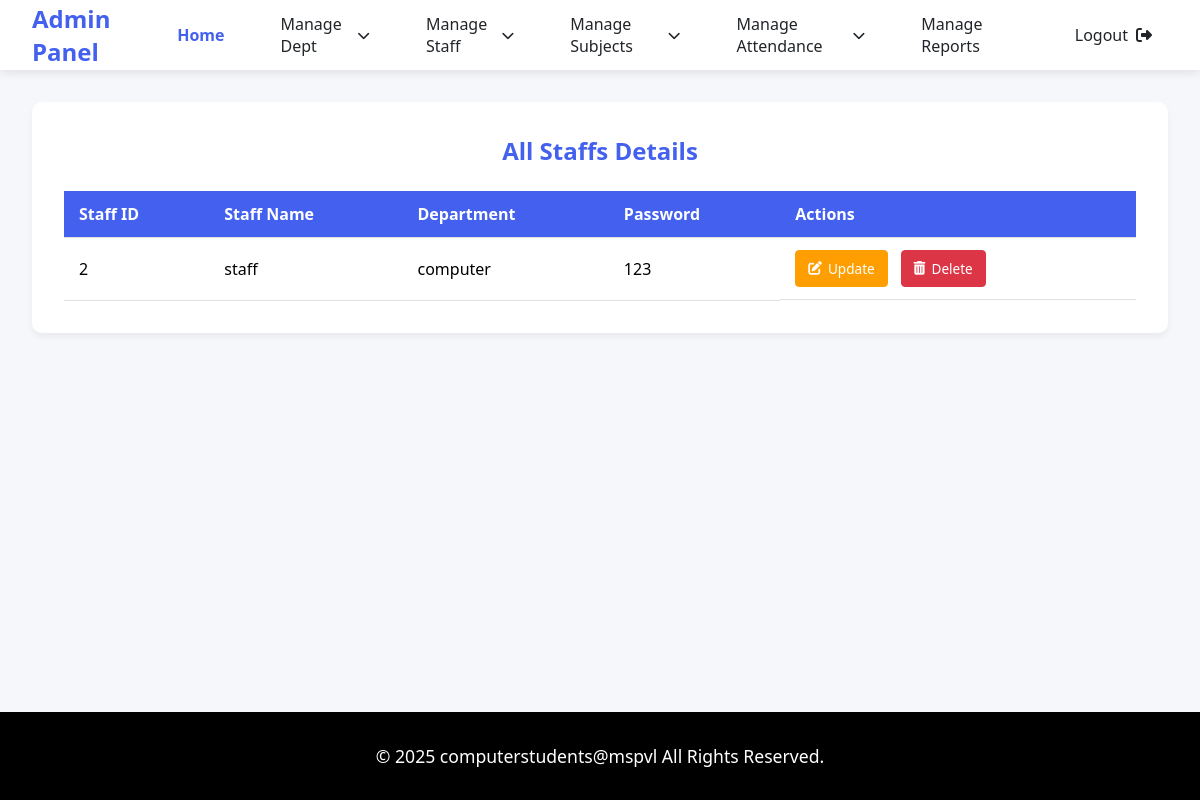
/view_staff, run on an earlier commit of the app's database.
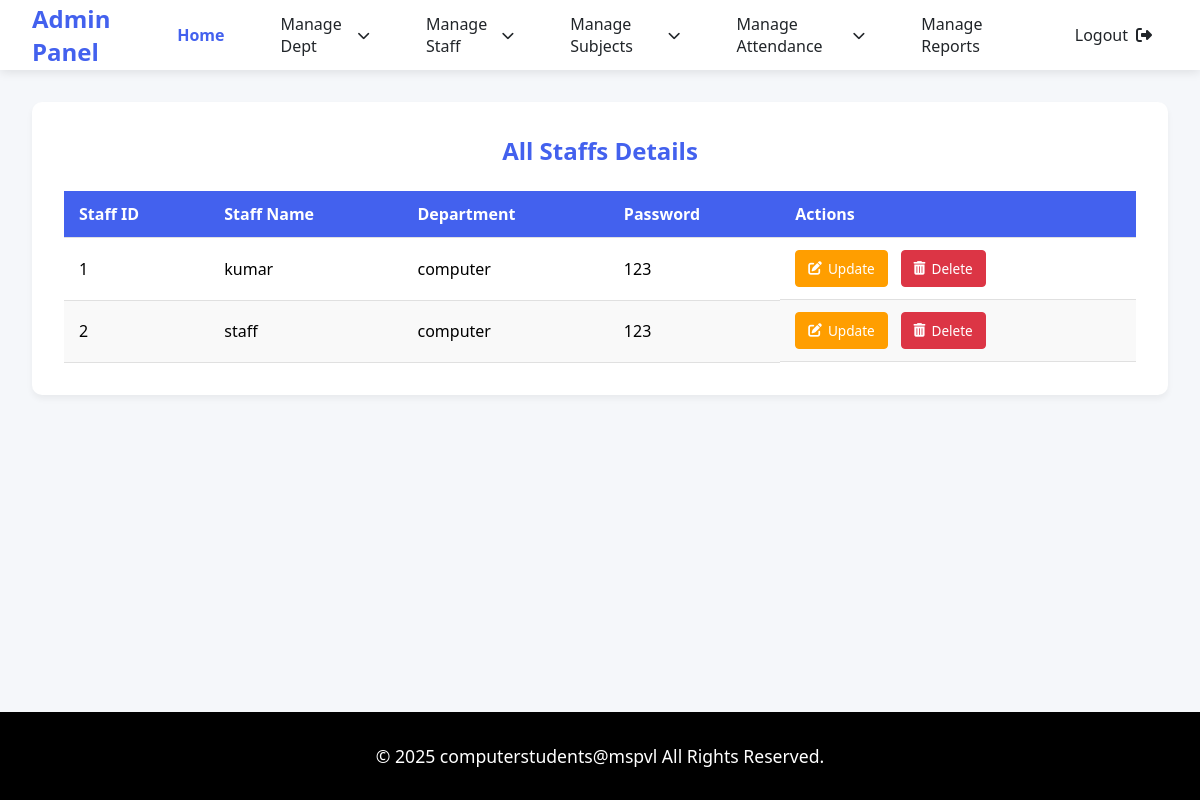
And on a later commit of the database.
### tables this page shows
CREATE TABLE "users_tb" (
	"userid"	INTEGER NOT NULL UNIQUE,
	"username"	TEXT NOT NULL,
	"dept"	TEXT NOT NULL,
	"pass"	TEXT NOT NULL,
	PRIMARY KEY("userid")
);

### app.py (the view)
@app.route('/view_staff')
def view_staff():
    con = sqlite3.connect('spm_db.db')
    cur = con.cursor()
    cur.execute("SELECT * FROM users_tb")
    data = cur.fetchall()
    con.close()
    return render_template('admin/view_staff.html', data = data)

### templates/admin/view_staff.html (shortened to what this page needs)
<!DOCTYPE html>
<html lang="en">
<head>
    <link rel="stylesheet" href="https://cdnjs.cloudflare.com/ajax/libs/font-awesome/6.4.0/css/all.min.css">
    <link rel="stylesheet" href="static/css/style.css">
</head>
<body>
    <nav class="navbar">
        <a href="#" class="navbar-brand">Admin Panel</a>
        <div class="nav-menu">
            <a href="{{url_for('admin_dashboard')}}" class="nav-item active">Home</a>
            <div class="dropdown">
                <a href="#" class="nav-item dropdown-toggle">Manage Dept</a>
            </div>
            <div class="dropdown">
                <a href="#" class="nav-item dropdown-toggle">Manage Staff</a>
            </div>
            <div class="dropdown">
                <a href="#" class="nav-item dropdown-toggle">Manage Subjects</a>
            </div>
            <div class="dropdown">
                <a href="#" class="nav-item dropdown-toggle">Manage Attendance</a>
            </div>
            <a href="report_generate_form.html" class="nav-item">Manage Reports</a>
            <a href="{{url_for('login')}}"class="nav-item" id="logout-link">
                <span>Logout</span>
                <i class="fas fa-sign-out-alt"></i>
            </a>
        </div>
    </nav>
    <div class="main-content">
        <div class="table-container">
            <h2>All Staffs Details</h2>
            <table class="dept-table">
                <thead>
                    <tr>
                        <th>Staff ID</th>
                        <th>Staff Name</th>
                        <th>Department</th>
                        <th>Password </th>
                        <th>Actions</th>
                    </tr>
                </thead>
                <tbody>
                    {% for row in data %}
                    <tr>
                        <td>{{ row[0] }}</td>
                        <td>{{ row[1] }}</td>
                        <td>{{ row[2] }}</td>
                        <td>{{ row[3] }}</td>
                        <td class="action-buttons">
                            <a href="{{ url_for('update_staff_form', userid=row[0],username=row[1],dept=row[2],password=row[3]) }}" class="btn-update">
                                <i class="fas fa-edit"></i> Update
                            </a>
                            <a href="{{ url_for('delete_staff', userid=row[0]) }}" class="btn-delete" onclick="return confirm('Are you sure you want to delete this department?')">
                                <i class="fas fa-trash-alt"></i> Delete
                            </a>
                        </td>
                    </tr>
                    {% endfor %}
                </tbody>
            </table>
        </div>
    </div>
    <footer class="footer">
        <p class="copyright">© 2025 computerstudents@mspvl All Rights Reserved.</p>
    </footer>
</body>
</html>

### static/css/style.css (style rules this page uses)
:root { --primary: #4361ee; --primary-dark: #3a0ca3; --secondary: #4cc9f0; --light: #f8f9fa; --dark: #212529; --success: #38b000; --warning: #ff9e00; }
* { margin: 0; padding: 0; box-sizing: border-box; font-family: 'Segoe UI', Tahoma, Geneva, Verdana, sans-serif; }
body { background-color: #f5f7fa; display: flex; flex-direction: column; min-height: 100vh; }
.navbar { background: white; box-shadow: 0 2px 10px rgba(0,0,0,0.1); padding: 0 2rem; height: 70px; display: flex; justify-content: space-between; align-items: center; position: fixed; width: 100%; top: 0; z-index: 1000; }
.navbar-brand { font-size: 1.5rem; font-weight: 700; color: var(--primary); text-decoration: none; }
.nav-menu { display: flex; gap: 1.5rem; height: 100%; }
.nav-item { display: flex; align-items: center; padding: 0 1rem; color: var(--dark); text-decoration: none; font-weight: 500; height: 100%; transition: all 0.3s; position: relative; }
.nav-item.active { color: var(--primary); font-weight: 600; }
.dropdown { position: relative; height: 100%; }
.dropdown-toggle::after { content: '\f078'; font-family: 'Font Awesome 6 Free'; font-weight: 900; margin-left: 8px; font-size: 0.8rem; }
#logout-link i { margin-left: 0.5rem; }
.main-content { margin-top: 70px; padding: 2rem; flex: 1; }
.footer { background: black; color: white; padding: 2rem; text-align: center; margin-top: auto; font-size: 1.1rem; }
.copyright { font-weight: 500; }
.table-container { background: white; border-radius: 10px; padding: 2rem; box-shadow: 0 4px 6px rgba(0,0,0,0.05); margin-bottom: 2rem; }
.table-container h2 { color: var(--primary); margin-bottom: 1.5rem; text-align: center; font-size: 1.5rem; }
.dept-table { width: 100%; border-collapse: collapse; margin-top: 1rem; }
.dept-table th, .dept-table td { padding: 12px 15px; text-align: left; border-bottom: 1px solid #e0e0e0; }
.dept-table th { background-color: var(--primary); color: white; font-weight: 600; position: sticky; top: 0; }
.dept-table tr:nth-child(even) { background-color: #f9f9f9; }
.action-buttons { display: flex; gap: 0.8rem; }
.btn-update, .btn-delete, .btn-merge { padding: 8px 12px; border-radius: 4px; font-size: 0.85rem; text-decoration: none; display: inline-flex; align-items: center; gap: 6px; transition: all 0.2s ease; font-weight: 500; }
.btn-update { background-color: var(--warning); color: white; border: 1px solid var(--warning); }
.btn-delete { background-color: #dc3545; color: white; border: 1px solid #dc3545; }

What changed in the data, as far as the page shows it:
added users_tb: userid "1", username "kumar", dept "computer", pass "123"
